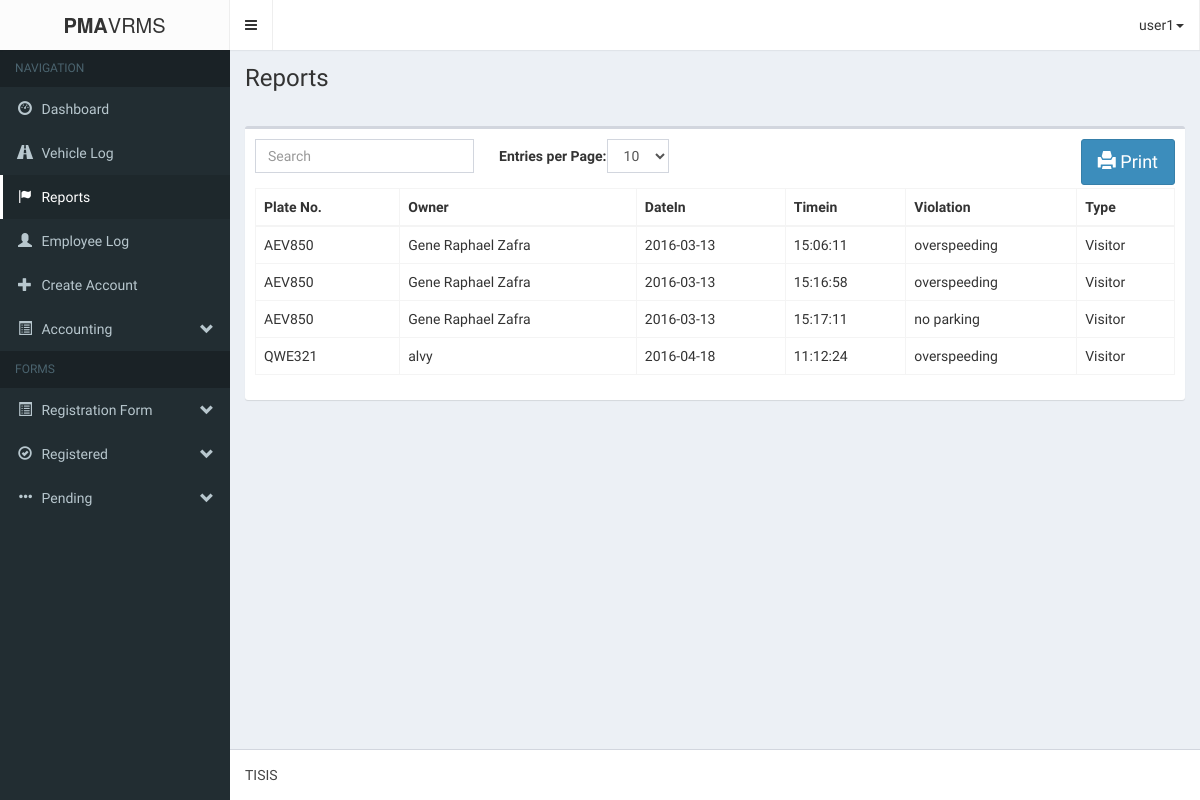
The app's page /pma-vrmsAdmin/reports.php (signed in), older data.
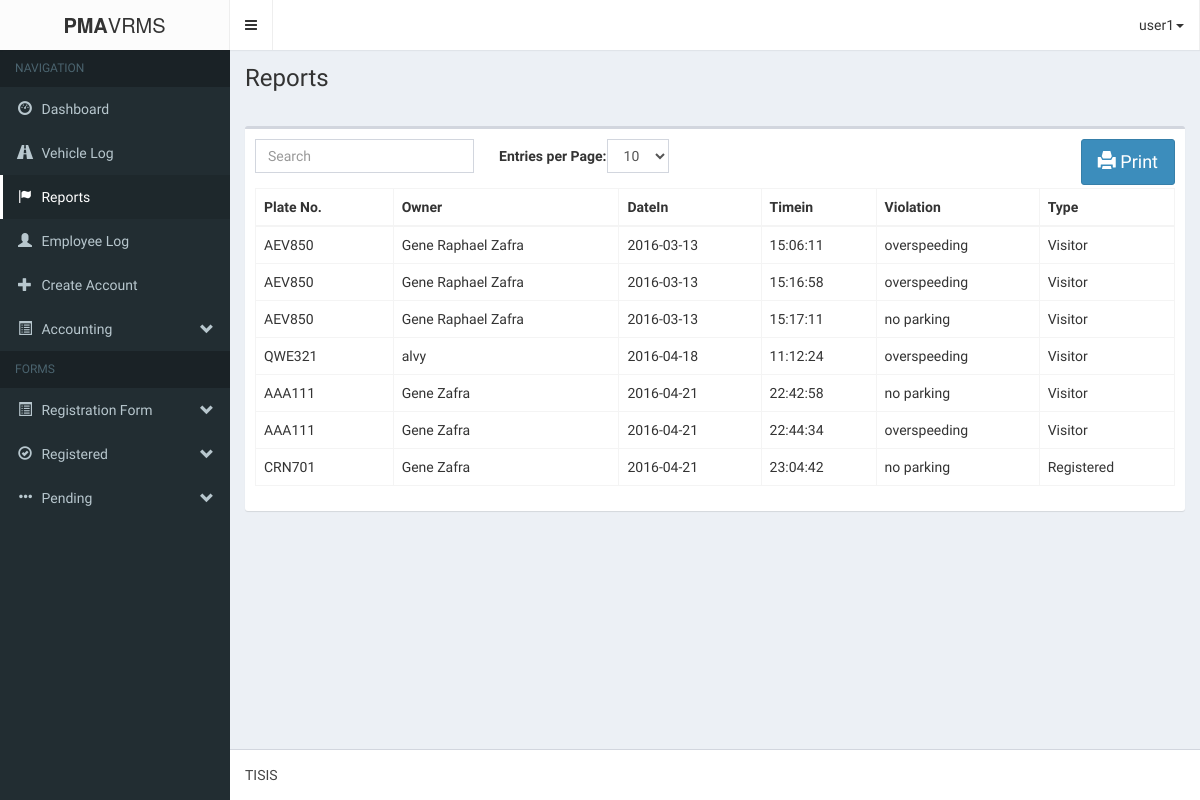
The same page, newer data.
### tables this page shows
CREATE TABLE IF NOT EXISTS `client_report` (
  `rid` int(11) NOT NULL AUTO_INCREMENT,
  `plateNum` varchar(7) NOT NULL,
  `owner` varchar(50) NOT NULL,
  `lic` varchar(15) NOT NULL,
  `datein` date NOT NULL,
  `timein` time NOT NULL,
  `violation` text NOT NULL,
  `type` varchar(15) NOT NULL,
  `flag` int(11) NOT NULL,
  PRIMARY KEY (`rid`)
);

### pma-vrmsAdmin/login/session.php (called while the page is built, shortened)
<?php
	$dbc = mysqli_connect('localhost', 'root', '', 'pma-vrms');
	$user_check = $_SESSION['login_user'];
	$query = "SELECT username from admin_users
				WHERE username='$user_check'";
	$result = mysqli_query($dbc, $query)
				or die('Error querying database.');
	$row = mysqli_fetch_assoc($result);
	$login_session = $row['username'];
?>

### pma-vrmsAdmin/logic/registered_logic.php (called while the page is built, shortened)
<?php
	require_once('db/database.php');
	$database = new Database();
	$query = 'SELECT * FROM form1_applicantpd ORDER BY a_dateRegistered DESC';
	$database->execute($query);
	$query = 'SELECT * FROM form2_militarypd ORDER BY m_dateRegistered DESC';
	$database->execute($query);
	$query = "SELECT * FROM vehicle_information JOIN form1_applicantpd ON form1_applicantpd.a_vehicle_id = vehicle_information.vehicleId  WHERE form1_applicantpd.a_status='registered'  AND form1_applicantpd.a_renew_status = '1'";
	$database->execute($query);
	$query1 = "SELECT form2_militarypd.*, vehicle_information.* FROM form2_militarypd JOIN vehicle_information ON form2_militarypd.m_vehicle_id=vehicle_information.vehicleId WHERE form2_militarypd.m_status='registered' AND form2_militarypd.m_renew_status = '1'";
	$database->execute($query1);
	$query = 'SELECT * FROM client_log';
	$database->execute($query);
	$query = 'SELECT * FROM client_userlog';
	$database->execute($query);
	$query = 'SELECT * FROM client_report';
	$database->execute($query);
	$reports = array();
?>

### pma-vrmsAdmin/db/database.php (called while the page is built, shortened)
<?php
	class Database{
		private $database;
		private function connect(){
			$host			= 'localhost';
			$username		= 'root';
			$password		= '';
			$database_name	= 'pma-vrms';
			$port			= 3306;
			$this->database = mysqli_connect($host, $username, $password, $database_name, $port);
		}
		public function execute($query){
			$this->result = mysqli_query($this->database, $query) OR die(mysqli_error($this->database));
		}
	}
?>

### pma-vrmsAdmin/reports.php (the view, shortened to what this page needs)
<?php
include('login/session.php');
?>
<!DOCTYPE html>
<html>
<head>
	<link rel="stylesheet" href="bootstrap/css/bootstrap.min.css">
    <link rel="stylesheet" href="fonts/font-awesome.min.css">
    <link rel="stylesheet" href="css/style-main.min.css">
    <link rel="stylesheet" href="bootstrap/css/jquery.bdt.css">
    <link rel="stylesheet" href="css/skin.min.css">
    <link rel="stylesheet" type="text/css" href="css/print.css">
</head>
<body class="hold-transition skin-black sidebar-mini">
    <div class="wrapper">
      <header class="main-header">
        <div class="logo">
          <span class="logo-lg"><b>PMA</b>VRMS</span>
        </div>
        <nav class="navbar navbar-static-top" role="navigation">
          <a href="#" class="sidebar-toggle" data-toggle="offcanvas" role="button">
          </a>
            <ul class="nav navbar-nav pull-right">
			<li class="drop-down">
				<a class="drop-down toggle" data-toggle="dropdown" href=""><?php echo $login_session; ?><span class="caret"></span></a>
			</li>
		</ul>
        </nav>
      </header>
      <aside class="main-sidebar">
        <section class="sidebar">
          <ul class="sidebar-menu">
            <li class="header">NAVIGATION</li>
            <li class=""><a href="index.php"><i class="glyphicon glyphicon-dashboard"></i> <span>Dashboard</span></a></li>
            <li><a href="vehicleLog.php"><i class="glyphicon glyphicon-road"></i> <span>Vehicle Log</span></a></li>
            <li class="active"><a href="reports.php"><i class="glyphicon glyphicon-flag"></i> <span>Reports</span></a></li>
            <li><a href="login/logbook_page.php"><i class="glyphicon glyphicon-user"></i> <span>Employee Log</span></a></li>
            <li class=""><a href="login/create_account_page.php"><i class="glyphicon glyphicon-plus"></i> <span>Create Account</span></a></li>
            <li class="treeview">
              <a href="#"><i class="glyphicon glyphicon-list-alt"></i> <span>Accounting</span> <i class="glyphicon glyphicon-chevron-down pull-right"></i></a>
            </li>
            <li class="header">FORMS</li>
            <li class="treeview">
              <a href="#"><i class="glyphicon glyphicon-list-alt"></i> <span>Registration Form</span> <i class="glyphicon glyphicon-chevron-down pull-right"></i></a>
            </li>
            <li class="treeview">
              <a href="#"><i class="glyphicon glyphicon-ok-circle"></i> <span>Registered</span> <i class="glyphicon glyphicon-chevron-down pull-right"></i></a>
            </li>
            <li class="treeview">
              <a href="#"><i class="glyphicon glyphicon-option-horizontal"></i> <span>Pending</span> <i class="glyphicon glyphicon-chevron-down pull-right"></i></a>
            </li>
          </ul>
        </section>
      </aside>
      <div class="content-wrapper">
        <section class="content-header">
          <h1>
            Reports
          </h1>
        </section>
        <section class="content">
	       <?php include('logic/registered_logic.php'); ?>
		<div class="'container">
			<div class="row">
				<div class="col-md-12">
                    <div class="box">
                        <div class="box-body">
                            <button id="printReports" class="btn btn-primary btn-lg pull-right" onclick="printReports()">
                                <span class="glyphicon glyphicon-print" aria-hidden="true"></span> Print
                            </button>
                            <table class="table table-bordered table-hover" id="bootstrap-table">
                                <thead>
                                    <th>Plate No.</th>
                                    <th>Owner</th>
                                    <th>DateIn</th>
                                    <th>Timein</th>
                                    <th>Violation</th>
                                    <th>Type</th>
                                </thead>
                                <tbody>
                                    <?php
                                        foreach ($reports as $key => $report) {
                                            echo <<<DATA
                                                <tr id='report$key'>
                                                    <td style='display:none'>$report[rid]</td>
                                                    <td>$report[plateNum]</td>
                                                    <td>$report[owner]</td>
                                                    <td>$report[datein]</td>
                                                    <td>$report[timein]</td>
                                                    <td>$report[violation]</td>
                                                    <td>$report[type]</td>
                                                </tr>
DATA;
                                        }
                                    ?>
                                </tbody>
                            </table>
                        </div>
                    </div>
                </div>
</section>
        <br/><br/>
        </div>
      <footer class="main-footer">
        TISIS
      </footer>
    </div>
</body>
</html>

Row changes from the older to the newer data that the page shows:
added client_report: plateNum "AAA111", owner "Gene Zafra", datein "2016-04-21", timein "22:42:58", violation "no parking", type "Visitor"
added client_report: plateNum "AAA111", owner "Gene Zafra", datein "2016-04-21", timein "22:44:34", violation "overspeeding", type "Visitor"
added client_report: plateNum "CRN701", owner "Gene Zafra", datein "2016-04-21", timein "23:04:42", violation "no parking", type "Registered"
